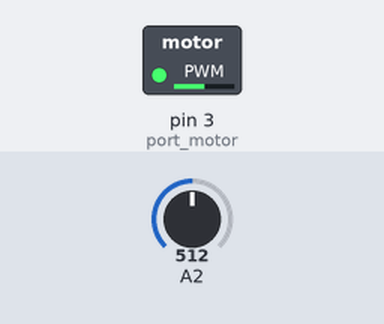
The sketch below on a simulated Arduino Uno, built with avr-gcc and run on an emulated ATmega328P. On the bench: switched loads named in the sketch (green lamp = pin HIGH). Inputs (shaded band) come from the test bench; at power-on: A2 = 512.

Above: at 1.2 s.
1.3 s: A2 set to 716
At 1.9 s:
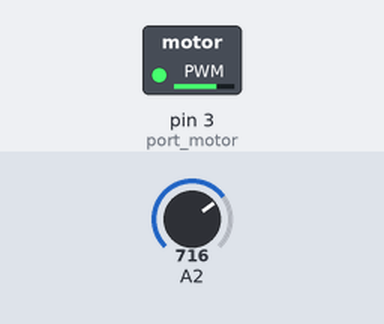
2.8 s: A2 set to 900
At 3.1 s:
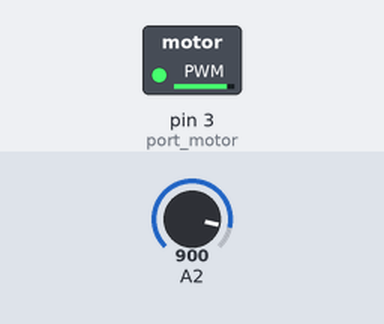
4.3 s: A2 set to 122
At 5.5 s:
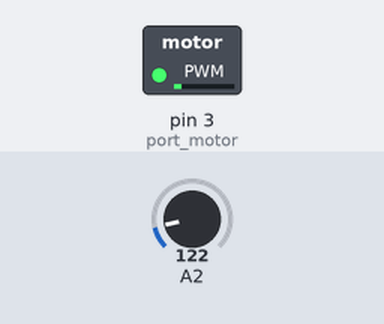
5.8 s: A2 set to 0
At 6.8 s:
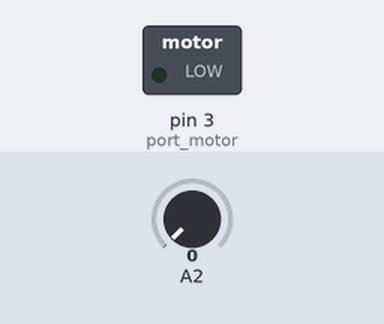
Timing chart, 0 to 8.3 s (numbered marks = the images above; inputs shaded):
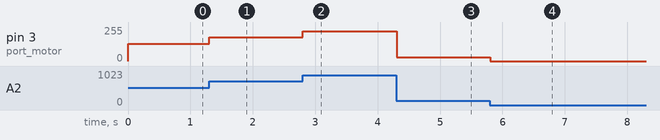

Measured:
- after the input at 1.3 s, pin 3 (port_motor): 128/255 → 179/255 at once
- after the input at 2.8 s, pin 3 (port_motor): 179/255 → 225/255 at once
- after the input at 4.3 s, pin 3 (port_motor): 225/255 → 30/255 at once
- after the input at 5.8 s, pin 3 (port_motor): 30/255 → 0/255 at once

The sketch:

Tarefa02.ino
```cpp
// Velocidade do motor - Adriano Rodrigues
int regulacao, comando, port_motor = 3;

void setup()
{
    pinMode(port_motor,OUTPUT); // Definir como saida!
}
void loop()
{
    regulacao = analogRead(A2)     ; // Potenciometro
    comando   = regulacao / 4      ; // De 1023 para 255
    analogWrite(port_motor,comando); // Escreve em PWM
    delay(100);
}
```
